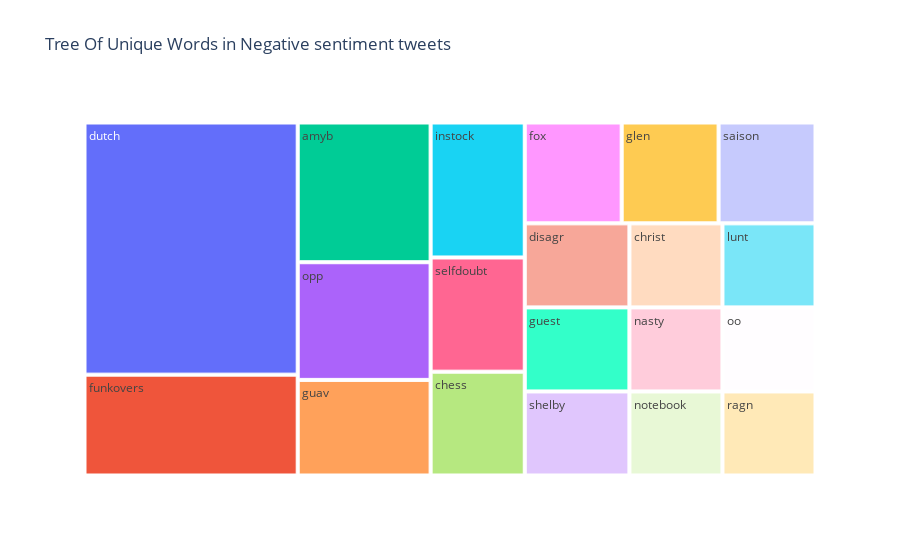

Notebook cell for this chart:
### Code cell
import plotly.express as px
fig = px.treemap(Unique_Negative, path=['words'], values='count',title='Tree Of Unique Words in Negative sentiment tweets')
fig.show()

### Figure 1 — Plotly figure (JSON) as saved in the notebook; plotly's stock layout.template omitted (floating-point values rounded to 4 significant figures)
{"data": [{"branchvalues": "total", "domain": {"x": [0, 1], "y": [0, 1]}, "hovertemplate": "labels=%{label}<br>count=%{value}<br>parent=%{parent}<br>id=%{id}<extra></extra>", "ids": ["amyb", "chess", "christ", "disagr", "dutch", "fox", "funkovers", "glen", "guav", "guest", "instock", "lunt", "nasty", "notebook", "oo", "opp", "ragn", "saison", "selfdoubt", "shelby"], "labels": ["amyb", "chess", "christ", "disagr", "dutch", "fox", "funkovers", "glen", "guav", "guest", "instock", "lunt", "nasty", "notebook", "oo", "opp", "ragn", "saison", "selfdoubt", "shelby"], "name": "", "parents": ["", "", "", "", "", "", "", "", "", "", "", "", "", "", "", "", "", "", "", ""], "type": "treemap", "values": [19, 10, 8, 9, 55, 10, 22, 10, 13, 9, 13, 8, 8, 8, 8, 16, 8, 10, 11, 9]}], "layout": {"legend": {"tracegroupgap": 0}, "title": {"text": "Tree Of Unique Words in Negative sentiment tweets"}}}
